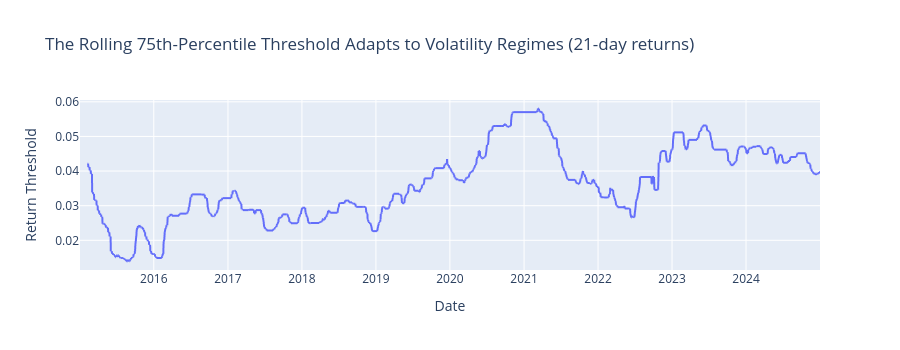

Notebook cell for this chart:
### Code cell
# Visualize threshold adaptation
threshold_col = [c for c in labels_ts_pct.columns if "threshold" in c.lower()]
if threshold_col:
    fig = px.line(
        labels_ts_pct.to_pandas(),
        x="timestamp",
        y=threshold_col[0],
        title=f"The Rolling 75th-Percentile Threshold Adapts to Volatility Regimes ({horizon}-day returns)",
    )
    fig.update_layout(height=350, xaxis_title="Date", yaxis_title="Return Threshold")
    fig.show()

### Figure 1 — Plotly figure (JSON) as saved in the notebook; plotly's stock layout.template omitted (floating-point values rounded to 4 significant figures; data arrays with more than 128 entries replaced by an {"elided": "..."} marker saying what was removed)
{"data": [{"hovertemplate": "timestamp=%{x}<br>threshold_p75_h21=%{y}<extra></extra>", "legendgroup": "", "line": {"color": "#636efa", "dash": "solid"}, "marker": {"symbol": "circle"}, "mode": "lines", "name": "", "showlegend": false, "x": {"elided": "2516 str values"}, "xaxis": "x", "y": {"elided": "2516 float values"}, "yaxis": "y", "type": "scattergl"}], "layout": {"xaxis": {"anchor": "y", "domain": [0.0, 1.0], "title": {"text": "Date"}}, "yaxis": {"anchor": "x", "domain": [0.0, 1.0], "title": {"text": "Return Threshold"}}, "legend": {"tracegroupgap": 0}, "title": {"text": "The Rolling 75th-Percentile Threshold Adapts to Volatility Regimes (21-day returns)"}, "height": 350}}
